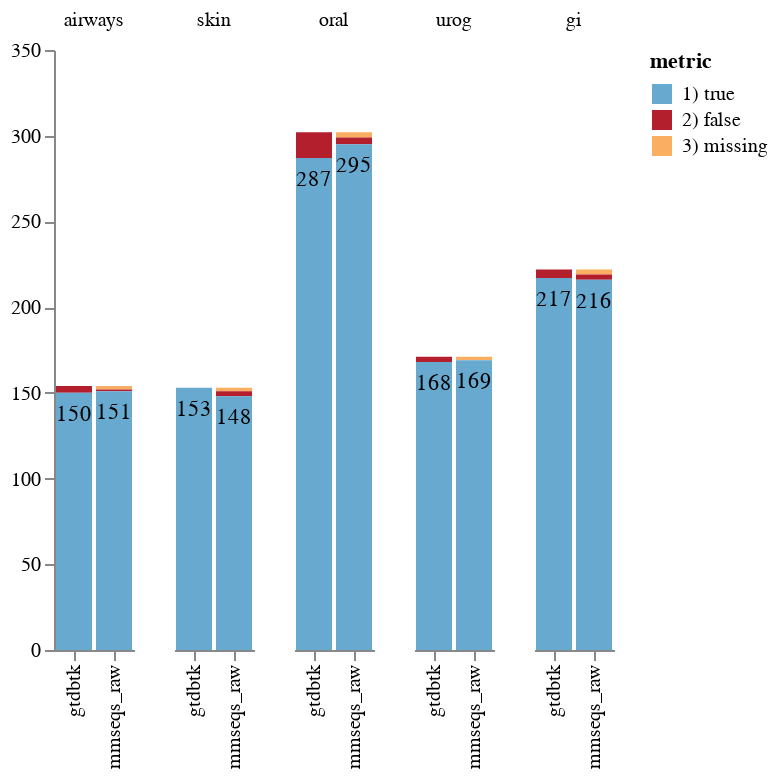

Write notebook code for a chart like this one.
### Code cell
charts[0]

### Figure 1 — Vega-Lite specification as saved in the notebook (floating-point values rounded to 4 significant figures)
{"config": {"view": {"continuousWidth": 300, "continuousHeight": 300, "strokeOpacity": 0}}, "data": {"name": "data-7154459d7fcb32d4b3eb93cbc0be643c"}, "facet": {"column": {"field": "dataset", "sort": ["d", "p", "c", "o", "f", "g", "s"], "title": null, "type": "nominal"}}, "spec": {"layer": [{"mark": {"type": "bar"}, "encoding": {"color": {"field": "metric", "scale": {"range": ["#67a9cf", "#b31f2c", "#faae61"]}, "type": "nominal"}, "order": {"field": "metric", "sort": "ascending", "type": "nominal"}, "x": {"field": "model", "sort": ["gtdbtk", "mmseqs_raw"], "title": null, "type": "nominal"}, "y": {"aggregate": "sum", "axis": {"grid": false, "title": null}, "field": "value", "type": "quantitative"}}}, {"mark": {"type": "text", "baseline": "top", "dx": 0, "dy": 5}, "encoding": {"order": {"field": "metric", "sort": "ascending", "type": "nominal"}, "text": {"field": "text", "type": "nominal"}, "x": {"field": "model", "sort": ["mmseqs"], "type": "nominal"}, "y": {"aggregate": "sum", "field": "value", "stack": "zero", "type": "quantitative"}}}]}, "$schema": "https://vega.github.io/schema/vega-lite/v5.20.1.json", "datasets": {"data-7154459d7fcb32d4b3eb93cbc0be643c": [{"taxonomy": "s", "metric": "3) missing", "value": 2, "dataset": "airways", "model": "mmseqs_raw", "text": ""}, {"taxonomy": "s", "metric": "2) false", "value": 1, "dataset": "airways", "model": "mmseqs_raw", "text": ""}, {"taxonomy": "s", "metric": "1) true", "value": 151, "dataset": "airways", "model": "mmseqs_raw", "text": 151.0}, {"taxonomy": "s", "metric": "3) missing", "value": 2, "dataset": "skin", "model": "mmseqs_raw", "text": ""}, {"taxonomy": "s", "metric": "2) false", "value": 3, "dataset": "skin", "model": "mmseqs_raw", "text": ""}, {"taxonomy": "s", "metric": "1) true", "value": 148, "dataset": "skin", "model": "mmseqs_raw", "text": 148.0}, {"taxonomy": "s", "metric": "3) missing", "value": 3, "dataset": "oral", "model": "mmseqs_raw", "text": ""}, {"taxonomy": "s", "metric": "2) false", "value": 4, "dataset": "oral", "model": "mmseqs_raw", "text": ""}, {"taxonomy": "s", "metric": "1) true", "value": 295, "dataset": "oral", "model": "mmseqs_raw", "text": 295.0}, {"taxonomy": "s", "metric": "3) missing", "value": 2, "dataset": "urog", "model": "mmseqs_raw", "text": ""}, {"taxonomy": "s", "metric": "2) false", "value": 0, "dataset": "urog", "model": "mmseqs_raw", "text": ""}, {"taxonomy": "s", "metric": "1) true", "value": 169, "dataset": "urog", "model": "mmseqs_raw", "text": 169.0}, {"taxonomy": "s", "metric": "3) missing", "value": 3, "dataset": "gi", "model": "mmseqs_raw", "text": ""}, {"taxonomy": "s", "metric": "2) false", "value": 3, "dataset": "gi", "model": "mmseqs_raw", "text": ""}, {"taxonomy": "s", "metric": "1) true", "value": 216, "dataset": "gi", "model": "mmseqs_raw", "text": 216.0}, {"taxonomy": "s", "metric": "3) missing", "value": 0, "dataset": "airways", "model": "gtdbtk", "text": ""}, {"taxonomy": "s", "metric": "2) false", "value": 4, "dataset": "airways", "model": "gtdbtk", "text": ""}, {"taxonomy": "s", "metric": "1) true", "value": 150, "dataset": "airways", "model": "gtdbtk", "text": 150.0}, {"taxonomy": "s", "metric": "3) missing", "value": 0, "dataset": "skin", "model": "gtdbtk", "text": ""}, {"taxonomy": "s", "metric": "2) false", "value": 0, "dataset": "skin", "model": "gtdbtk", "text": ""}, {"taxonomy": "s", "metric": "1) true", "value": 153, "dataset": "skin", "model": "gtdbtk", "text": 153.0}, {"taxonomy": "s", "metric": "3) missing", "value": 0, "dataset": "oral", "model": "gtdbtk", "text": ""}, {"taxonomy": "s", "metric": "2) false", "value": 15, "dataset": "oral", "model": "gtdbtk", "text": ""}, {"taxonomy": "s", "metric": "1) true", "value": 287, "dataset": "oral", "model": "gtdbtk", "text": 287.0}, {"taxonomy": "s", "metric": "3) missing", "value": 0, "dataset": "urog", "model": "gtdbtk", "text": ""}, {"taxonomy": "s", "metric": "2) false", "value": 3, "dataset": "urog", "model": "gtdbtk", "text": ""}, {"taxonomy": "s", "metric": "1) true", "value": 168, "dataset": "urog", "model": "gtdbtk", "text": 168.0}, {"taxonomy": "s", "metric": "3) missing", "value": 0, "dataset": "gi", "model": "gtdbtk", "text": ""}, {"taxonomy": "s", "metric": "2) false", "value": 5, "dataset": "gi", "model": "gtdbtk", "text": ""}, {"taxonomy": "s", "metric": "1) true", "value": 217, "dataset": "gi", "model": "gtdbtk", "text": 217.0}]}}
